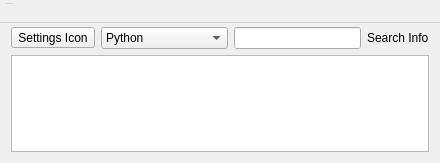
<?xml version="1.0" encoding="UTF-8"?>
<ui version="4.0">
 <class>Form</class>
 <widget class="QWidget" name="Form">
  <property name="geometry">
   <rect>
    <x>0</x>
    <y>0</y>
    <width>440</width>
    <height>163</height>
   </rect>
  </property>
  <property name="minimumSize">
   <size>
    <width>400</width>
    <height>0</height>
   </size>
  </property>
  <property name="windowTitle">
   <string>Form</string>
  </property>
  <layout class="QVBoxLayout" name="verticalLayout">
   <property name="topMargin">
    <number>0</number>
   </property>
   <item>
    <layout class="QHBoxLayout" name="horizontalLayout_3">
     <property name="spacing">
      <number>6</number>
     </property>
     <item>
      <widget class="QWidget" name="Loading_Container" native="true">
       <property name="styleSheet">
        <string notr="true">background:transparent</string>
       </property>
       <layout class="QHBoxLayout" name="horizontalLayout_6">
        <property name="leftMargin">
         <number>0</number>
        </property>
        <property name="topMargin">
         <number>0</number>
        </property>
        <property name="rightMargin">
         <number>0</number>
        </property>
        <property name="bottomMargin">
         <number>0</number>
        </property>
        <item>
         <widget class="QLabel" name="Loading_Icon">
          <property name="sizePolicy">
           <sizepolicy hsizetype="Fixed" vsizetype="Fixed">
            <horstretch>0</horstretch>
            <verstretch>0</verstretch>
           </sizepolicy>
          </property>
          <property name="baseSize">
           <size>
            <width>30</width>
            <height>30</height>
           </size>
          </property>
          <property name="styleSheet">
           <string notr="true">background:transparent</string>
          </property>
          <property name="text">
           <string>Loading Icon</string>
          </property>
         </widget>
        </item>
        <item>
         <widget class="QLabel" name="Loading_Label">
          <property name="sizePolicy">
           <sizepolicy hsizetype="Expanding" vsizetype="Preferred">
            <horstretch>0</horstretch>
            <verstretch>0</verstretch>
           </sizepolicy>
          </property>
          <property name="styleSheet">
           <string notr="true">background:transparent</string>
          </property>
          <property name="text">
           <string>Loading Info ...</string>
          </property>
         </widget>
        </item>
       </layout>
      </widget>
     </item>
     <item>
      <spacer name="horizontalSpacer">
       <property name="orientation">
        <enum>Qt::Horizontal</enum>
       </property>
       <property name="sizeHint" stdset="0">
        <size>
         <width>40</width>
         <height>20</height>
        </size>
       </property>
      </spacer>
     </item>
     <item>
      <widget class="QGroupBox" name="StateGroup">
       <property name="styleSheet">
        <string notr="true">QGroupBox{
border:none;
background:transparent;
}
QRadioButton::indicator {
image:none;
width: 0px;
}


QRadioButton{
background:transparent;
text-align:center;
padding-right:3px;

}
QRadioButton::hover {
border:1px solid rgba(175, 47, 47, 0.4);
}
QRadioButton::checked{
border:1px solid rgba(175, 47, 47, 0.8);
font-weight:bold;
color:rgb(250, 140, 22);
}</string>
       </property>
       <property name="title">
        <string/>
       </property>
       <property name="flat">
        <bool>false</bool>
       </property>
       <layout class="QHBoxLayout" name="horizontalLayout_4">
        <property name="topMargin">
         <number>0</number>
        </property>
        <property name="bottomMargin">
         <number>0</number>
        </property>
        <item>
         <widget class="QRadioButton" name="AllState">
          <property name="sizePolicy">
           <sizepolicy hsizetype="Expanding" vsizetype="Preferred">
            <horstretch>0</horstretch>
            <verstretch>0</verstretch>
           </sizepolicy>
          </property>
          <property name="styleSheet">
           <string notr="true"/>
          </property>
          <property name="text">
           <string>最近使用</string>
          </property>
          <property name="checked">
           <bool>true</bool>
          </property>
         </widget>
        </item>
        <item>
         <widget class="QRadioButton" name="ActiveState">
          <property name="sizePolicy">
           <sizepolicy hsizetype="Expanding" vsizetype="Preferred">
            <horstretch>0</horstretch>
            <verstretch>0</verstretch>
           </sizepolicy>
          </property>
          <property name="text">
           <string>收藏夹</string>
          </property>
         </widget>
        </item>
        <item>
         <widget class="QRadioButton" name="CompletedState">
          <property name="sizePolicy">
           <sizepolicy hsizetype="Expanding" vsizetype="Preferred">
            <horstretch>0</horstretch>
            <verstretch>0</verstretch>
           </sizepolicy>
          </property>
          <property name="minimumSize">
           <size>
            <width>0</width>
            <height>0</height>
           </size>
          </property>
          <property name="text">
           <string>黑名单</string>
          </property>
         </widget>
        </item>
       </layout>
      </widget>
     </item>
    </layout>
   </item>
   <item>
    <layout class="QHBoxLayout" name="horizontalLayout_2">
     <property name="spacing">
      <number>6</number>
     </property>
     <item>
      <widget class="MToolButton" name="Settings_BTN">
       <property name="text">
        <string>Settings Icon</string>
       </property>
       <property name="popupMode">
        <enum>QToolButton::DelayedPopup</enum>
       </property>
      </widget>
     </item>
     <item>
      <widget class="MComboBox" name="Search_Combo">
       <property name="sizePolicy">
        <sizepolicy hsizetype="Expanding" vsizetype="Fixed">
         <horstretch>0</horstretch>
         <verstretch>0</verstretch>
        </sizepolicy>
       </property>
       <item>
        <property name="text">
         <string>Python</string>
        </property>
       </item>
       <item>
        <property name="text">
         <string>C++</string>
        </property>
       </item>
      </widget>
     </item>
     <item>
      <widget class="MLineEdit" name="Search_LE">
       <property name="text">
        <string/>
       </property>
      </widget>
     </item>
     <item>
      <widget class="QLabel" name="Search_Label">
       <property name="styleSheet">
        <string notr="true">background:transparent</string>
       </property>
       <property name="text">
        <string>Search Info</string>
       </property>
      </widget>
     </item>
    </layout>
   </item>
   <item>
    <widget class="QListWidget" name="Search_List"/>
   </item>
  </layout>
  <widget class="QMenuBar" name="menubar">
   <property name="geometry">
    <rect>
     <x>0</x>
     <y>0</y>
     <width>9999</width>
     <height>23</height>
    </rect>
   </property>
   <property name="defaultUp">
    <bool>false</bool>
   </property>
   <property name="nativeMenuBar">
    <bool>true</bool>
   </property>
   <widget class="QMenu" name="Settings_Menu">
    <property name="tearOffEnabled">
     <bool>false</bool>
    </property>
    <property name="title">
     <string/>
    </property>
    <property name="separatorsCollapsible">
     <bool>true</bool>
    </property>
    <property name="toolTipsVisible">
     <bool>true</bool>
    </property>
    <addaction name="actionTest"/>
   </widget>
   <addaction name="Settings_Menu"/>
  </widget>
  <action name="actionTest">
   <property name="text">
    <string>test</string>
   </property>
  </action>
 </widget>
 <customwidgets>
  <customwidget>
   <class>MLineEdit</class>
   <extends>QLineEdit</extends>
   <header>dayu_widgets/line_edit.h</header>
  </customwidget>
  <customwidget>
   <class>MComboBox</class>
   <extends>QComboBox</extends>
   <header>dayu_widgets/combo_box.h</header>
  </customwidget>
  <customwidget>
   <class>MToolButton</class>
   <extends>QToolButton</extends>
   <header>dayu_widgets.h</header>
  </customwidget>
 </customwidgets>
 <resources/>
 <connections/>
</ui>
